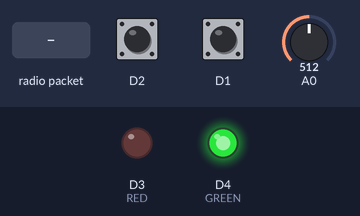
Bench run of a sketch on a simulated ESP8266 (NodeMCU). Shown: output pins drawn as LEDs (lit = HIGH). The test bench sets the inputs (shaded band); at power-on: D2 HIGH, D1 HIGH, A0 = 512. What the sketch prints to the serial monitor is not drawn.

Above: at 1.2 s.
1.3 s: radio packet "1" arrives
Timing chart, 0 to 4.3 s (numbered marks = the images above; inputs shaded):
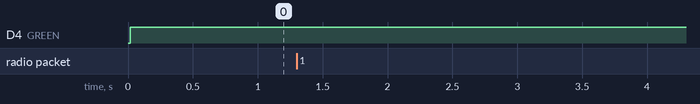

Measured:
- after the input at 1.3 s, every drawn part: stays the same

The sketch:

controller.ino
```cpp
#include <ESP8266WiFi.h>
#include <espnow.h>

#define RED D3
#define GREEN D4
#define SPEED_UP D5
#define SPEED_DOWN D6

#define CENTER_DEADZONE
#define OUTER_DEADZONE

#define PACKET_DELAY 10
// 500 packets => 500 * 10ms = 5s window
#define PACKET_LOSS_WINDOW 500

static u8 plane_address[] = { 0xcc, 0xcc, 0xcc, 0xcc, 0xcc, 0xcc };

static struct __attribute__((packed)) {
  u8 left = 0, right = 0;
} motor_packet;

static struct __attribute__((packed)) {
  u8 battery_status;
} response_packet;

static struct {
private:
  u8 ring_buffer[PACKET_LOSS_WINDOW] = { 0 };
  u16 index = 0;
  u16 count = 0;
public:
  void report_loss() {
    count += 1 - ring_buffer[index];
    ring_buffer[index++] = 1;
    if (index >= PACKET_LOSS_WINDOW) index = 0;
  }

  void report_success() {
    count -= ring_buffer[index];
    ring_buffer[index++] = 0;
    if (index >= PACKET_LOSS_WINDOW) index = 0;
  }

  int get_percentage() {
    return count * 100 / PACKET_LOSS_WINDOW;
  }
} packet_loss;

void setup() {
  Serial.begin(115200);
  Serial.println("Initializing Controller...");

  pinMode(RED, OUTPUT);
  pinMode(GREEN, OUTPUT);

  pinMode(RED, OUTPUT);
  pinMode(GREEN, OUTPUT);

  WiFi.persistent(false);
  WiFi.disconnect();
  WiFi.mode(WIFI_STA);

  if (esp_now_init() != 0) {
    Serial.println("Error initializing ESP-NOW");
    return;
  }

  esp_now_set_self_role(ESP_NOW_ROLE_CONTROLLER);
  esp_now_add_peer(plane_address, ESP_NOW_ROLE_SLAVE, 1, NULL, 0);

  esp_now_register_send_cb([](u8 *, u8 status) {
    Serial.print("Motor Packet Send Status: ");
    if (status == 0) {
      digitalWrite(GREEN, HIGH);
      digitalWrite(RED, LOW);
      Serial.println("Success");
      packet_loss.report_success();
    } else {
      digitalWrite(GREEN, LOW);
      digitalWrite(RED, HIGH);
      Serial.println("Fail");
      packet_loss.report_loss();
    }
  });

  esp_now_register_recv_cb([](u8 *, u8 *data, u8 len) {
    Serial.print("Response Packet Receive Status: ");
    if (sizeof(response_packet) != len) {
      Serial.println("Fail");
      return;
    }
    Serial.println("Success");
    memcpy(&response_packet, data, len);
  });


  Serial.println("Controller fully initialized");

  pinMode(D1, INPUT_PULLUP);
  pinMode(D2, INPUT_PULLUP);
}

void loop() {
  static unsigned long last = 0;

  if (millis() > last + PACKET_DELAY) {
    last = millis();

    static int speed = 0;

    if (digitalRead(D1) == LOW) speed = min(speed + 1, 265);
    if (digitalRead(D2) == LOW) speed = max(speed - 1, -10);
    Serial.printf("Package loss: %d%\n", packet_loss.get_percentage());

    int v = analogRead(A0);
    // for now assume v between [-128, 128]

    motor_packet.left = min(max(speed - max(-v, 0), 0), 255);
    motor_packet.right = min(max(speed - max(v, 0), 0), 255);

    esp_now_send(plane_address, (uint8_t *)&motor_packet, sizeof(motor_packet));
  }
}
```
